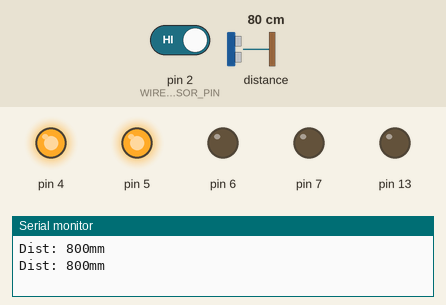
Recording of a sketch running on a simulated Arduino Uno, built with avr-gcc and run on an emulated ATmega328P. Parts: output pins drawn as LEDs (lit = HIGH), the last lines printed to the serial monitor. The inputs (shaded band) are chosen by the test bench; at power-on: distance to the obstacle 80 cm, pin 2 (WIRE_SENSOR_PIN) HIGH.

Above: at 1.2 s.
1.3 s: distance to the obstacle set to 60 cm
2.8 s: distance to the obstacle set to 53 cm
At 3.8 s:
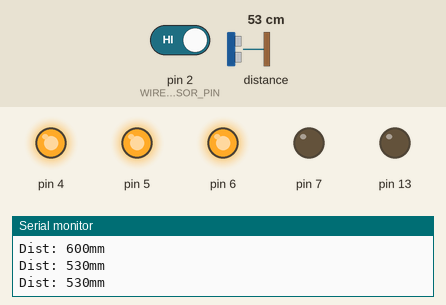
4.3 s: pin 2 (WIRE_SENSOR_PIN) driven LOW
At 4.8 s:
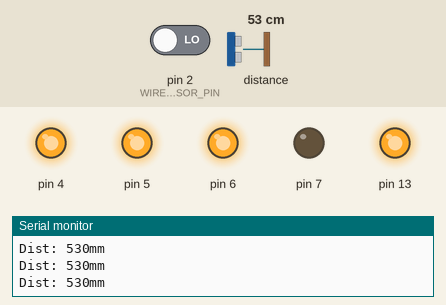
5.8 s: distance to the obstacle set to 34 cm
7.3 s: distance to the obstacle set to 28 cm
At 7.9 s:
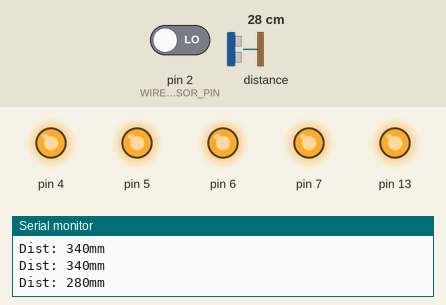
8.8 s: distance to the obstacle set to 120 cm
At 10.1 s:
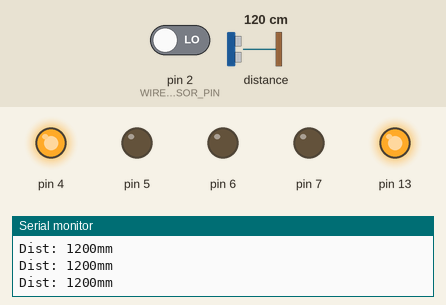
Timing chart, 0 to 11.3 s (numbered marks = the images above; inputs shaded):
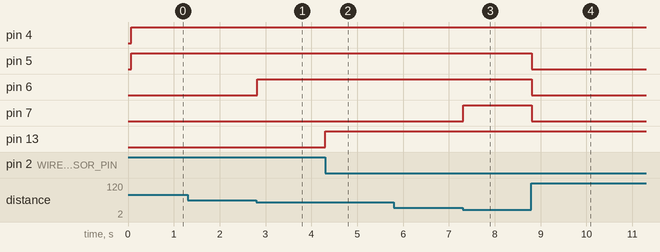

The sketch:

main.ino
```cpp
/**
 * @file main.ino
 * @author Volodymyr Fufalko for hackathon "Pixel - tse rozlyuchena vyshyvanka" (in team with Andrii Oliinyk, Zakhar Savchyn, Ivan Varvaruk)
 * @date 21.05.2026
 * @brief High-speed object detection and initialization system using VL53L0X and a tripwire fallback.
 *
 * This program implements a progressive distance indicator (1m, 0.75m, 0.5m, 0.25m)
 * with a predictive pre-trigger compensation to account for system latency
 * (actuator delay of 2ms and object speed of 25m/s). It features safeguard
 * mechanisms against false triggers and uses a fast hardware interrupt (INT0)
 * for a physical tripwire sensor as a highly reliable fallback initialization method.
 */

#include <Wire.h>
#include <VL53L0X.h>

#define WIRE_SENSOR_PIN   2
#define LED_INIT_100CM    4
#define LED_75CM          5
#define LED_50CM          6
#define LED_25CM          7
#define LED_WIRE_BLUE     13

VL53L0X sensor;

// Pre-trigger compensation for high-speed object and actuator delay
const uint16_t SPEED_M_S = 25;
const uint16_t ACTUATOR_DELAY_MS = 2;
const uint16_t COMPENSATION_MM = SPEED_M_S * ACTUATOR_DELAY_MS;

unsigned long previousMillis = 0;
unsigned long previousSerialMillis = 0;
const long interval = 33; // Matches VL53L0X default timing budget

const uint8_t REQUIRED_READINGS = 1;
uint8_t initConfirmCount = 0;

volatile bool wireTriggered = false;

// Fast Hardware Interrupt Service Routine (ISR) for the wire sensor
void wireClosedISR() {
  wireTriggered = true;
  PORTB |= B00100000;
  EIMSK &= ~(1 << INT0); // Disable INT0 to prevent contact bounce
}

void setup() {
  Serial.begin(9600);

  DDRB |= B00100000;
  DDRD |= B11110000;

  pinMode(WIRE_SENSOR_PIN, INPUT_PULLUP);
  attachInterrupt(digitalPinToInterrupt(WIRE_SENSOR_PIN), wireClosedISR, FALLING);

  Wire.begin();

  sensor.setTimeout(500);
  if (!sensor.init()) {
    Serial.println("Sensor init failed!");
    while (1) {}
  }

  sensor.startContinuous();
}

void loop() {
  unsigned long currentMillis = millis();

  // Non-blocking loop reading sensor data every 33 ms
  if (currentMillis - previousMillis >= interval) {
    previousMillis = currentMillis;

    uint16_t data = sensor.readRangeContinuousMillimeters();
    if (sensor.timeoutOccurred()) {
      Serial.print("TIMEOUT ");
    }

    controlLed(data);
  }
}

void controlLed(uint16_t dist) {
  // Ignore invalid sensor values
  if (dist == 0 || dist > 8000) {
    initConfirmCount = 0;
    PORTD &= B00001111;
    return;
  }

  uint8_t portMask = 0;

  if (dist <= (1000 + COMPENSATION_MM)) {
    if (initConfirmCount < REQUIRED_READINGS) {
      initConfirmCount++;
    }
  } else {
    initConfirmCount = 0;
  }

  if (initConfirmCount >= REQUIRED_READINGS || wireTriggered) {
    portMask |= (1 << 4);
  }

  if (dist <= (750 + COMPENSATION_MM))  portMask |= (1 << 5);
  if (dist <= (500 + COMPENSATION_MM))  portMask |= (1 << 6);
  if (dist <= (250 + COMPENSATION_MM))  portMask |= (1 << 7);

  // Direct Port Manipulation: Updates 4 LEDs in 1 CPU cycle
  PORTD = (PORTD & B00001111) | portMask;

  // Limit UART output
  if (millis() - previousSerialMillis >= 500) {
    previousSerialMillis = millis();
    Serial.print("Dist: ");
    Serial.print(dist);
    Serial.println("mm");
  }
}
```

Measured:
- the behaviour switches between 56 and 55 cm on distance to the obstacle (found by bisection; images 0 and 1)
- the behaviour switches between 31 and 30 cm on distance to the obstacle (found by bisection; images 2 and 3)
- after the input at 2.8 s, pin 6: LOW → HIGH at once
- after the input at 4.3 s, pin 13: LOW → HIGH at once
- after the input at 7.3 s, pin 7: LOW → HIGH at once
- after the input at 8.8 s, pin 5–7: HIGH → LOW at once
